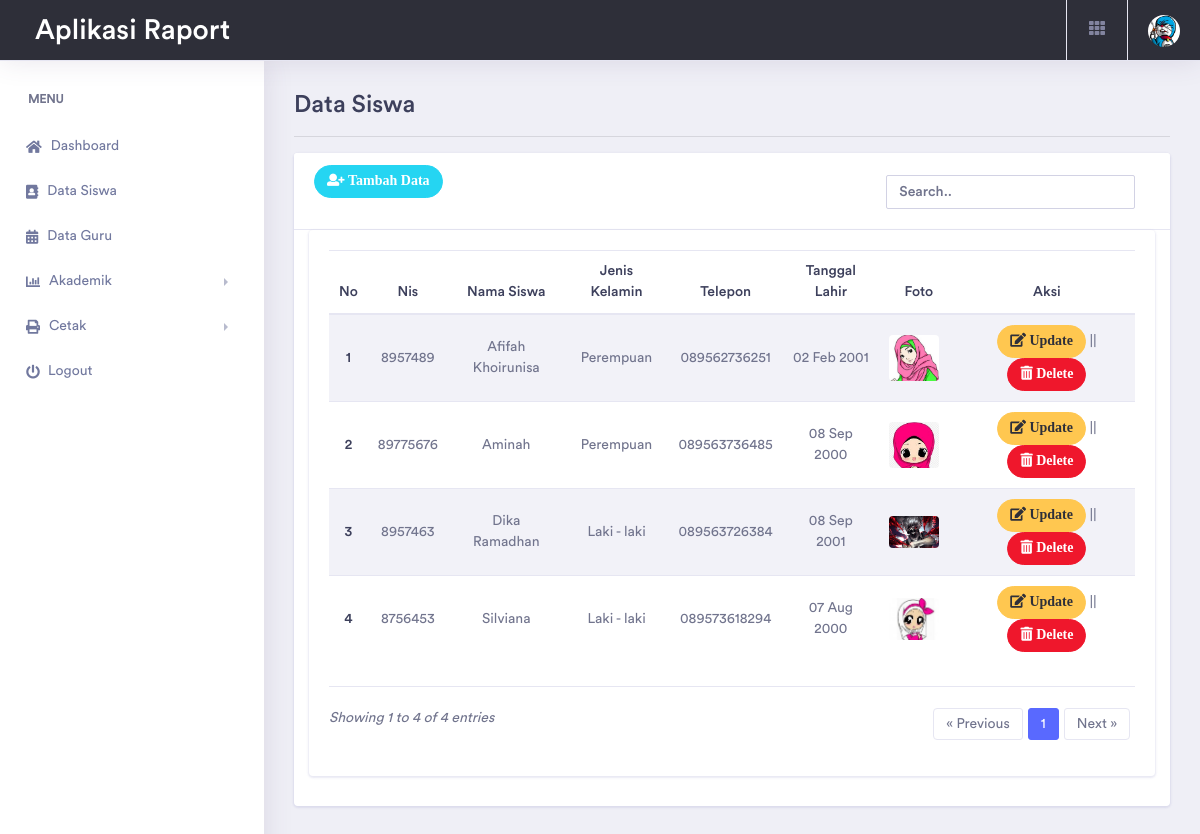
The page /page/admin/index.php?page=siswa (signed in) on the database its author committed.
### tables this page shows
CREATE TABLE `siswa` (
  `id_siswa` int(100) NOT NULL,
  `kode_siswa` varchar(100) NOT NULL,
  `nis` varchar(50) NOT NULL,
  `username` varchar(100) NOT NULL,
  `password` varchar(100) NOT NULL,
  `nama_siswa` varchar(100) NOT NULL,
  `alamat` varchar(100) NOT NULL,
  `tempat_lahir` varchar(100) NOT NULL,
  `telepon` varchar(50) NOT NULL,
  `jenis_kelamin` enum('L','P') NOT NULL,
  `tanggal_lahir` date NOT NULL,
  `agama` enum('Islam','Kristen','Khatolik','Budha','Konghucu') NOT NULL,
  `tahun_angkatan` varchar(100) NOT NULL,
  `foto_siswa` varchar(100) NOT NULL,
  `status` enum('Aktif','Tidak Aktif') NOT NULL,
  `level` varchar(50) NOT NULL
);

### functions.php (called while the page is built, shortened)
<?php
    $conn = mysqli_connect("localhost", "root", "", "_raport");
    function tampil($query) {
        global $conn;
        $result = mysqli_query($conn, $query);
        $rows = [];
        while($row = mysqli_fetch_assoc($result)) {
            $rows[] = $row;
        }
        return $rows;
    }

### page/admin/siswa/siswa.php (the view, shortened to what this page needs)
<!DOCTYPE html>
<html lang="en">
<head>
</head>
<body>
	<div class="dashboard-wrapper">
		<div class="dashboard-ecommerce">
			<div class="container-fluid dashboard-content ">
				<div class="row">
					<div class="col-xl-12 col-lg-12 col-md-12 col-sm-12 col-12">
						<div class="page-header">
							<h2 class="pageheader-title">Data Siswa</h2><hr>
					<div class="row">
					<div class="col-xl-12 col-lg-12 col-md-12 col-sm-12 col-12">
						<div class="card">
							<h5 class="card-header">
								<a href="?page=siswa&action=insert" class="btn btn-rounded btn-info btn-sm">
									<i class="fas fa-user-plus"> Tambah Data</i>
								</a>
								<div style="float: right; padding-top: 10px" class="col-xl-4 col-lg-4 col-md-12 col-sm-12 col-12 mb-2">
									<form action="" method="post">
										<input class="form-control" type="text" name="keyword" placeholder="Search.." id="cari">
									</form>
								</div>
								</h5>
								<div class="col-xl-12 col-lg-12 col-md-12 col-sm-12 col-12">
								<div class="card">
									<div class="card-body">
										<div class="table-responsive">
								<div id="kontener">
								<table class="table table-striped">
									<thead>
										<tr style="text-align: center;">
											<th scope="col">No</th>
											<th scope="col">Nis</th>
											<th scope="col">Nama Siswa</th>
											<th scope="col">Jenis Kelamin</th>
											<th scope="col">Telepon</th>
											<th scope="col">Tanggal Lahir</th>
											<th scope="col">Foto</th>
											<th scope="col">Aksi</th>
										</tr>
									</thead>
									<tbody>
									<?php
										$perpage = 10;
										if(isset($_GET['hal'])) {
											$page = $_GET['hal'];
										}else{
											$page = 1;
										}
										if($page > 1) {
											$start = ($page * $perpage) - $perpage;
										}else{
											$start = 0;
										}
										$result = tampil("select * from siswa order by nama_siswa asc limit $start, $perpage ");
										$no = $start + 1;
										foreach($result as $data) {
											@$jk = ($data['jenis_kelamin'] == L)?"Laki - laki":"Perempuan";
									?>
										<tr>
											<th scope="row" style="text-align: center;"><?= $no++; ?></th>
											<td style="text-align: center;"><?= $data['nis']; ?></td>
											<td style="text-align: center;"><?= $data['nama_siswa']; ?></td>
											<td style="text-align: center;"><?= $jk; ?></td>
											<td style="text-align: center;"><?= $data['telepon']; ?></td>
											<td style="text-align: center;"><?= date("d M Y", strtotime($data['tanggal_lahir'])); ?></td>
											<td style="text-align: center;">
												<div class="m-r-10">
													<img src="../../assets/img/siswa/<?php echo $data['foto_siswa'] ?>" alt="user" class="rounded" width="50">
												</div>
											</td>
											<td style="text-align: center;">
												<a href="?page=siswa&action=update&id_siswa=<?=$data['id_siswa'];?>" class="btn btn-rounded btn-brand btn-sm">
													<i class="fas fa-edit "> Update</i>
												</a> ||
												<a onclick="return confirm('Yakin Ingin Menghapus Data??')" href="?page=siswa&action=delete&id_siswa=<?=$data['id_siswa'];?>" class="btn btn-rounded btn-danger btn-sm">
													<i class="fas fa-trash-alt"> Delete</i>
												</a>
											</td>
										</tr>
									<?php
										}
									?>
									</tbody>
									</table>
								</div>
										</div>
									<?php
										$sql = mysqli_query($conn, "select * from siswa ");
										$jumlah = mysqli_num_rows($sql);
										$halaman = ceil($jumlah/$perpage);
									?>
                                        <h5 class="card-header"></h5><br>
                                            <nav aria-label="Page navigation example">
												<ul style="float: right;" class="pagination">
													<?php
														if($page > 1) {
															$link = $page -1;
															echo "<li class='page-item'><a class='page-link' href='?page=siswa&hal=$link'>&laquo; Previous</a></li>";
														}else{
															echo "<li class='page-item'><a class='page-link' href=''>&laquo; Previous</a></li>";
														}
														for ($i=1; $i <=$halaman ; $i++) {
															if($i != $page) {
															echo "<li class='page-item'><a class='page-link' href='?page=siswa&hal=$i' >$i</a></li>";
															}else{
																echo "<li class='page-item active'><a class='page-link' href='?page=siswa&hal=$i' >$i</a></li>";
															}
														}
														if($page < $halaman) {
															$link = $page + 1;
															echo "<li class='page-item'><a class='page-link' href='?page=siswa&hal=$link'>Next &raquo;</a></li>";
														}else{
															echo "<li class='page-item'><a class='page-link' href=''>Next &raquo;</a></li>";
														}
													?>
                                                </ul>
												<i>Showing <?= $start + 1 .' to '. --$no .' of '. $jumlah?> entries </i>
                                            </nav>
										</div>
									</div>
								</div>
								</div>
								</div>
								</div>
							</div>
						</div>
					</div>
				</div>
			</div>
		</div>
</body>
</html>

### page/admin/index.php (shortened to what this page needs)
<?php
    require "../../functions.php";
?>
<!doctype html>
<html lang="en">
<head>
    <link rel="stylesheet" href="../../assets/vendor/bootstrap/css/bootstrap.min.css">
    <link href="../../assets/vendor/fonts/circular-std/style.css" rel="stylesheet">
    <link rel="stylesheet" href="../../assets/libs/css/style.css">
    <link rel="stylesheet" href="../../assets/vendor/fonts/fontawesome/css/fontawesome-all.css">
    <link rel="stylesheet" href="../../assets/vendor/charts/chartist-bundle/chartist.css">
    <link rel="stylesheet" href="../../assets/vendor/charts/morris-bundle/morris.css">
    <link rel="stylesheet" href="../../assets/vendor/fonts/material-design-iconic-font/css/materialdesignicons.min.css">
    <link rel="stylesheet" href="../../assets/vendor/charts/c3charts/c3.css">
    <link rel="stylesheet" href="../../assets/vendor/fonts/flag-icon-css/flag-icon.min.css">
</head>
<body>
    <div class="dashboard-main-wrapper">
        <div class="dashboard-header">
            <nav class="navbar navbar-expand-lg bg-dark fixed-top">
                <h2 style="color: white; padding-left: 35px; padding-top: 15px;">Aplikasi Raport</h2>
                <div class="collapse navbar-collapse " id="navbarSupportedContent">
                    <ul class="navbar-nav ml-auto navbar-right-top">
                        <li class="nav-item dropdown connection">
                            <a class="nav-link" href="#" id="navbarDropdown" role="button" data-toggle="dropdown" aria-haspopup="true" aria-expanded="false"> <i class="fas fa-fw fa-th"></i> </a>
						</li>
                        <li class="nav-item dropdown nav-user">
                            <a class="nav-link nav-user-img" href="#" id="navbarDropdownMenuLink2" data-toggle="dropdown" aria-haspopup="true" aria-expanded="false">
								<img src="../../assets/img/aaa.jpg" alt="" class="user-avatar-md rounded-circle">
							</a>
                        </li>
                    </ul>
                </div>
            </nav>
		</div>
        <div class="nav-left-sidebar sidebar-white">
            <div class="menu-list">
                <nav class="navbar navbar-expand-lg navbar-light">
                    <div class="collapse navbar-collapse" id="navbarNav">
                        <ul class="navbar-nav flex-column">
                            <li class="nav-divider">
                                Menu
                            </li>
                            <li class="nav-item ">
                                <a class="nav-link" href="index.php">
                                    <i class="fas fa-home"></i>Dashboard
                                </a>
                            </li>
                            <li class="nav-item ">
                                <a class="nav-link" href="?page=siswa">
                                    <i class="fas fa-address-book"></i>Data Siswa
                                </a>
                            </li>
                            <li class="nav-item ">
                                <a class="nav-link" href="?page=guru">
                                    <i class="fas fa-calendar-alt"></i>Data Guru
                                </a>
                            </li>
                            <li class="nav-item">
                                <a class="nav-link" href="#" data-toggle="collapse" aria-expanded="false" data-target="#submenu-2" aria-controls="submenu-2">
                                    <i class="fas fa-chart-bar"></i>Akademik
                                </a>
                            </li>
                            <li class="nav-item">
                                <a class="nav-link" href="#" data-toggle="collapse" aria-expanded="false" data-target="#submenu-3" aria-controls="submenu-3">
                                    <i class="fas fa-print"></i>Cetak
                                </a>
                            </li>
                            <li class="nav-item">
                                <a  class="nav-link" href="../../logout.php"><i class="fas fa-power-off mr-2"></i>Logout</a>
                            </li>
                        </ul>
                    </div>
                </nav>
            </div>
        </div>
	</div>
		<?php
			@$page = $_GET['page'];
			@$action = $_GET['action'];
			if($page  == "siswa") {
				if($action == "") {
					include "siswa/siswa.php";
				}else if($action == "insert") {
					include "siswa/insert.php";
				}else if($action == "update") {
					include "siswa/update.php";
				}else if($action == "delete") {
					include "siswa/delete.php";
				}
			}else if($page == "guru" ) {
				if($action == "") {
					include "guru/guru.php";
				}else if($action == "insert") {
					include "guru/insert.php";
				}else if($action == "update") {
					include "guru/update.php";
				}else if($action == "delete") {
					include "guru/delete.php";
				}
			}else if($page == "matapelajaran") {
				if($action == "") {
					include "mata pelajaran/mapel.php";
				}else if($action == "insert") {
					include "mata pelajaran/insert.php";
				}else if($action == "update") {
					include "mata pelajaran/update.php";
				}else if($action == "delete") {
					include "mata pelajaran/delete.php";
				}
			}else if($page == "kelas") {
				if($action == "") {
					include "kelas/kelas.php";
				}else if($action == "insert") {
					include "kelas/insert.php";
				}else if($action == "update") {
					include "kelas/update.php";
				}else if($action == "delete") {
					include "kelas/delete.php";
				}
			}else if($page == "kelas_siswa") {
				if($action == "") {
					include "kelas siswa/kelas_siswa.php";
				}else if($action == "insert") {
					include "kelas siswa/insert.php";
				}else if($action == "update") {
					include "kelas siswa/update.php";
				}else if($action == "delete") {
					include "kelas siswa/delete.php";
				}
			}else if($page == "nilai") {
				if($action == "") {
					include "nilai/nilai.php";
				}else if($action == "insert") {
					include "nilai/insert.php";
				}else if($action == "detail") {
					include "nilai/detail/detail.php";
				}else if($action == "update") {
					include "nilai/detail/update.php";
				}else if($action == "delete") {
					include "nilai/detail/delete.php";
				}
			}else if($page == "") {
				include "../../home.php";
			}else if($page == "laporansiswa") {
                if($action == "") {
                    include "laporan/laporan siswa/laporan_siswa.php";
                }
            }else if($page == "laporanguru") {
                if($action == "") {
                    include "laporan/laporan guru/laporan_guru.php";
                }
            }else if($page == "laporankelas") {
                if($action == "") {
                    include "laporan/laporan kelas/laporan_kelas.php";
                }
            }else if($page == "laporannilai") {
                if($action == "") {
                    include "laporan/laporan nilai/data_nilai.php";
                }else if($action == "detail") {
                    include "laporan/laporan nilai/detail/detail.php";
                }
            }else if($page == "laporanpelajaran") {
                if($action == "") {
                    include "laporan/laporan pelajaran/laporan_pelajaran.php";
                }
            }else if($page == "profile") {
                if($action == "account") {
                    include "profile/account.php";
                }
            }
		?>
</body>
</html>

### rows shown on the page
siswa: nis "8957489", nama_siswa "Afifah Khoirunisa", jenis_kelamin "Perempuan", telepon "089562736251", tanggal_lahir "02 Feb 2001", foto_siswa (picture)
siswa: nis "89775676", nama_siswa "Aminah", jenis_kelamin "Perempuan", telepon "089563736485", tanggal_lahir "08 Sep 2000", foto_siswa (picture)
siswa: nis "8957463", nama_siswa "Dika Ramadhan", jenis_kelamin "Laki - laki", telepon "089563726384", tanggal_lahir "08 Sep 2001", foto_siswa (picture)
siswa: nis "8756453", nama_siswa "Silviana", jenis_kelamin "Laki - laki", telepon "089573618294", tanggal_lahir "07 Aug 2000", foto_siswa (picture)

### other values the page prints
$start + 1 "1"
$jumlah "4"
